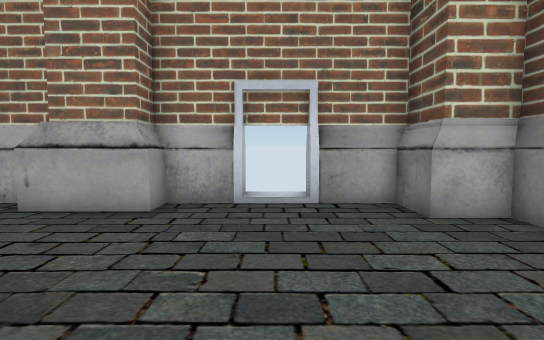
[1] (above)

12 first-person views from a walk through a scene from a Unity 3-D project. The camera is 1.2 m above the floor, tilts 4° down and sees 85° across. Doors are open. The floor is counted in squares, 1 m on a side. Each view is taken from the middle of a square. On the plan, view 1 faces up. The plan holds only what a view shows up to about 13 squares ahead; the rest is blank. The place goes on beyond the plan. The player character is not drawn.

[2]
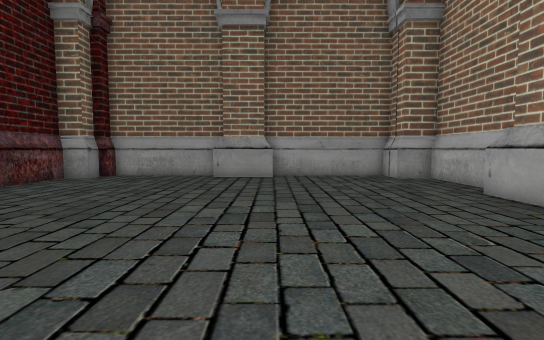

[3]
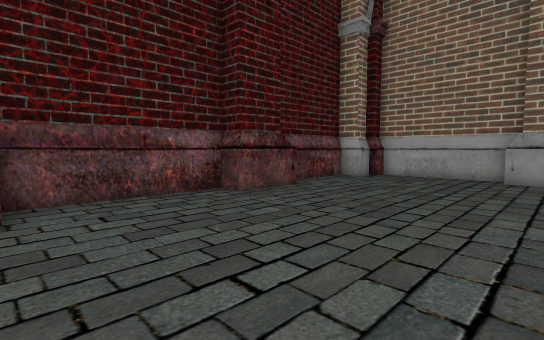

[4]
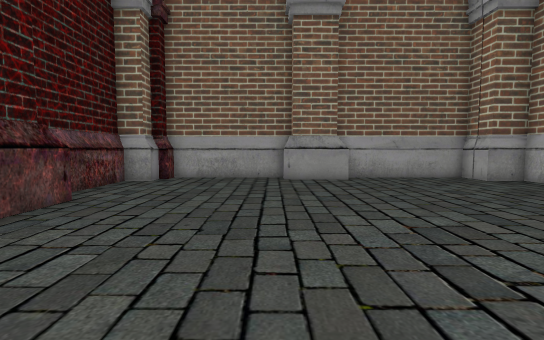

[5]
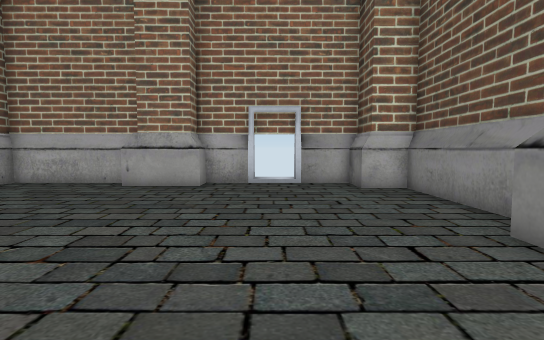

[6]
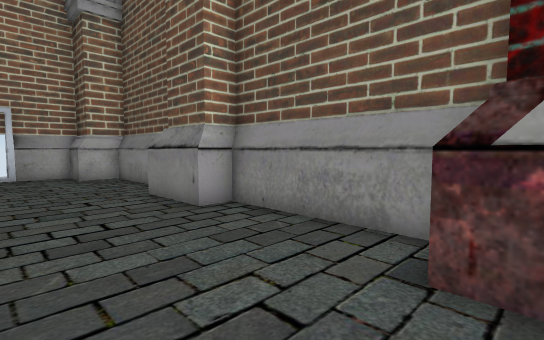

[7]
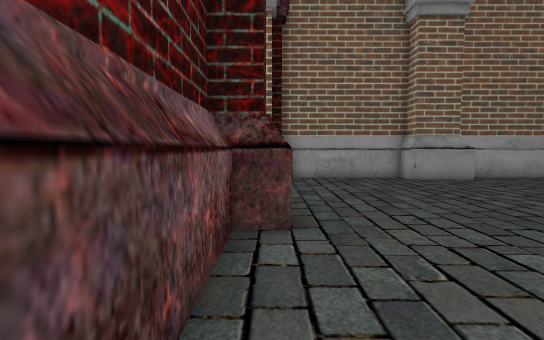

[8]
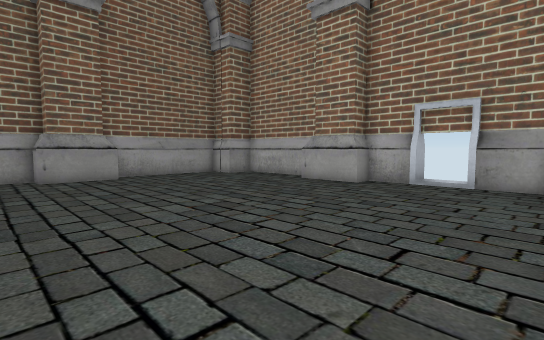

[9]
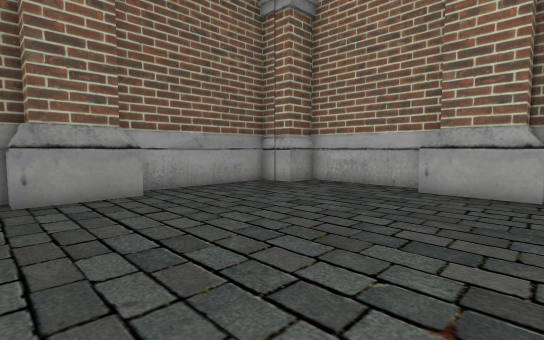

[10]
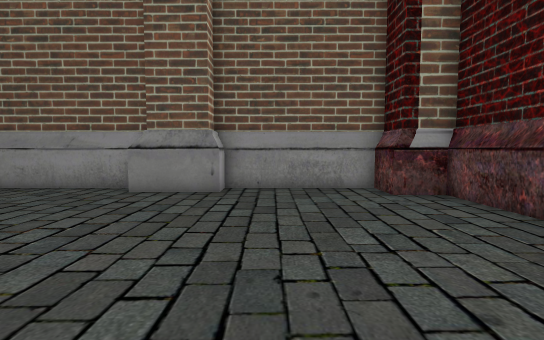

[11]
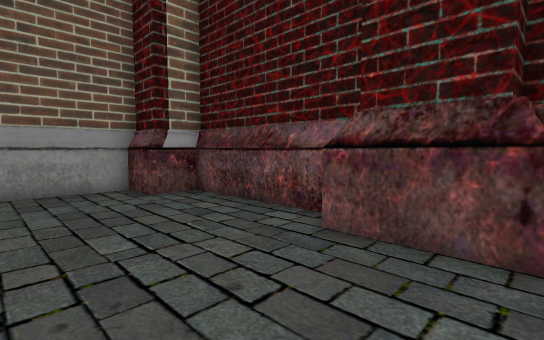

[12]
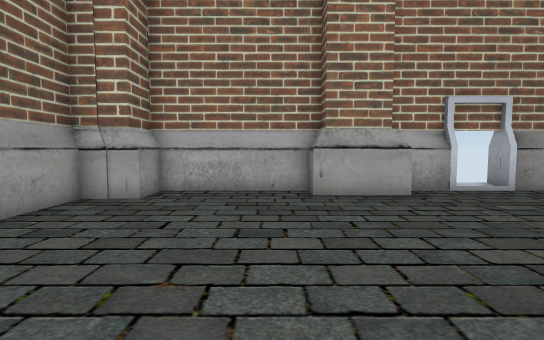

### Floor plan
Points are (right, up) in squares from view 1. A wall is a line through its corners. A room is listed if a view was taken in it or the views show most of it. See-through windows are left out.
Room 1 (views 1, 2, 3, 4, 5, 6, 7, 8, 9, 10, 11, 12)
walls: (3.3, -2.3) (3.3, 0.1); (3.5, -2.3) (3.5, -0.1); (-9.7, 0.1) (-9.7, -2.5); (-2.7, -7.8) (-2.7, -8.9) (3.1, -8.9) (3.1, -7.3); (-5, -7.7) (-2.4, -7.7) (-2.4, -8.8); (-10, -0.1) (-10, -2.3) (-10.9, -2.3) (-10.9, -7.5); (-10, -2.5) (-10.6, -2.5) (-10.6, -7.2) (-10.1, -7.2) (-10.1, -7.5) (-9.2, -7.5) (-9.2, -8.6) (-5.9, -8.6); (4.2, 0.3) (4.2, 5.1) (2.8, 5.1) (2.8, 6.6) (0.9, 6.6); (4.4, 0) (4.4, 5.4) (3.1, 5.4) (3.1, 6.9) (-2.7, 6.9) (-2.7, 6) (-4.9, 6); (-2.6, -8.6) (2.8, -8.6) (2.8, -7.4) (4.2, -7.4) (4.2, -2.5); (-2.4, 6.7) (-2.4, 5.7) (-4.9, 5.7) (-4.9, 6.6) (-9.2, 6.6) (-9.2, 5.1) (-10.7, 5.1); (-0.7, 6.6) (-2.6, 6.6); (-4.6, 6.9) (-9.5, 6.9) (-9.5, 5.4) (-10.9, 5.4) (-10.9, -0.1); (-4.7, -8.9) (-4.7, -8) (-2.5, -8); (2.8, -7.2) (4.2, -7.2); (3, -7.5) (4.4, -7.5) (4.4, -2.3); (-10, -7.2) (-10, -7.5); (-9.5, -7.8) (-9.5, -8.9) (-5.6, -8.9); (-10.1, -7.7) (-9.2, -7.7); (-10.6, 5.4) (-10.6, 0.1)
ways out: open door at (0.5, 7)

Where each view was taken, in squares from view 1:
view 1: 0 up, 0 right, facing up
view 2: 0 up, 3 right, facing left
view 3: 1 down, 3 right, facing down-left
view 4: 3 down, 2 right, facing left
view 5: 4 down, 0 right, facing up
view 6: 8 down, 0 right, facing up-right
view 7: 8 down, 2 right, facing left
view 8: 4 down, 3 right, facing up-left
view 9: 3 down, 2 left, facing up-left
view 10: 4 down, 5 left, facing right
view 11: 4 down, 5 left, facing down-right
view 12: 2 down, 6 left, facing up
